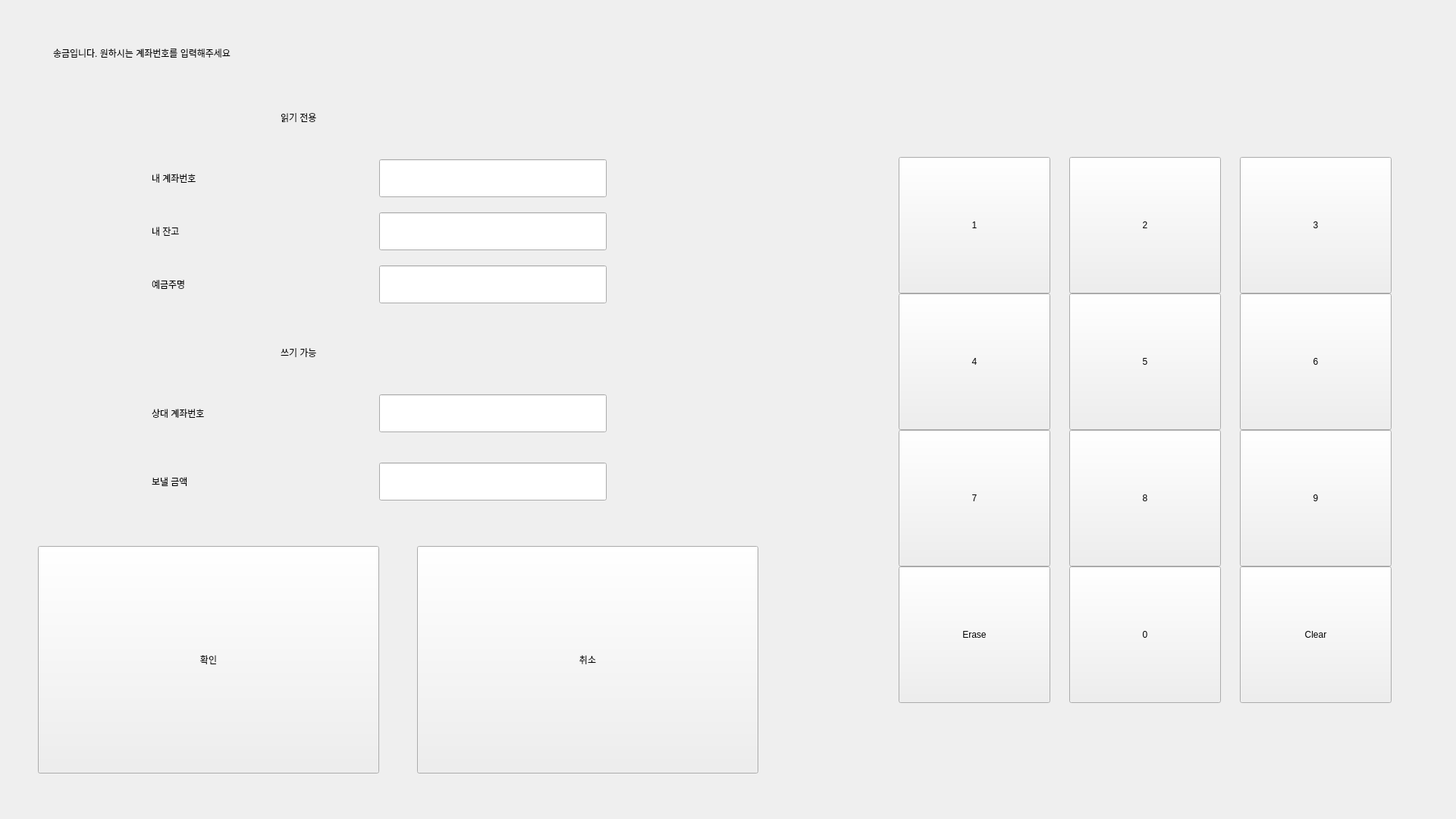
<?xml version="1.0" encoding="UTF-8"?>
<ui version="4.0">
 <class>SendUI</class>
 <widget class="QWidget" name="SendUI">
  <property name="geometry">
   <rect>
    <x>0</x>
    <y>0</y>
    <width>1920</width>
    <height>1080</height>
   </rect>
  </property>
  <property name="windowTitle">
   <string>Form</string>
  </property>
  <widget class="QWidget" name="layoutWidget">
   <property name="geometry">
    <rect>
     <x>1160</x>
     <y>50</y>
     <width>702</width>
     <height>1034</height>
    </rect>
   </property>
   <layout class="QVBoxLayout" name="verticalLayout">
    <property name="spacing">
     <number>30</number>
    </property>
    <property name="bottomMargin">
     <number>0</number>
    </property>
    <item>
     <layout class="QGridLayout" name="gridLayout">
      <property name="spacing">
       <number>0</number>
      </property>
      <item row="3" column="1">
       <widget class="QPushButton" name="num0Button">
        <property name="sizePolicy">
         <sizepolicy hsizetype="Fixed" vsizetype="Fixed">
          <horstretch>0</horstretch>
          <verstretch>0</verstretch>
         </sizepolicy>
        </property>
        <property name="minimumSize">
         <size>
          <width>200</width>
          <height>180</height>
         </size>
        </property>
        <property name="maximumSize">
         <size>
          <width>200</width>
          <height>180</height>
         </size>
        </property>
        <property name="styleSheet">
         <string notr="true">font: 36pt &quot;Sans Serif&quot;;</string>
        </property>
        <property name="text">
         <string>0</string>
        </property>
       </widget>
      </item>
      <item row="1" column="1">
       <widget class="QPushButton" name="num5Button">
        <property name="sizePolicy">
         <sizepolicy hsizetype="Fixed" vsizetype="Fixed">
          <horstretch>0</horstretch>
          <verstretch>0</verstretch>
         </sizepolicy>
        </property>
        <property name="minimumSize">
         <size>
          <width>200</width>
          <height>180</height>
         </size>
        </property>
        <property name="maximumSize">
         <size>
          <width>200</width>
          <height>180</height>
         </size>
        </property>
        <property name="styleSheet">
         <string notr="true">font: 36pt &quot;Sans Serif&quot;;</string>
        </property>
        <property name="text">
         <string>5</string>
        </property>
       </widget>
      </item>
      <item row="2" column="2">
       <widget class="QPushButton" name="num9Button">
        <property name="sizePolicy">
         <sizepolicy hsizetype="Fixed" vsizetype="Fixed">
          <horstretch>0</horstretch>
          <verstretch>0</verstretch>
         </sizepolicy>
        </property>
        <property name="minimumSize">
         <size>
          <width>200</width>
          <height>180</height>
         </size>
        </property>
        <property name="maximumSize">
         <size>
          <width>200</width>
          <height>180</height>
         </size>
        </property>
        <property name="styleSheet">
         <string notr="true">font: 36pt &quot;Sans Serif&quot;;</string>
        </property>
        <property name="text">
         <string>9</string>
        </property>
       </widget>
      </item>
      <item row="0" column="0">
       <widget class="QPushButton" name="num1Button">
        <property name="sizePolicy">
         <sizepolicy hsizetype="Fixed" vsizetype="Fixed">
          <horstretch>0</horstretch>
          <verstretch>0</verstretch>
         </sizepolicy>
        </property>
        <property name="minimumSize">
         <size>
          <width>200</width>
          <height>180</height>
         </size>
        </property>
        <property name="maximumSize">
         <size>
          <width>200</width>
          <height>180</height>
         </size>
        </property>
        <property name="styleSheet">
         <string notr="true">font: 36pt &quot;Sans Serif&quot;;</string>
        </property>
        <property name="text">
         <string>1</string>
        </property>
       </widget>
      </item>
      <item row="1" column="0">
       <widget class="QPushButton" name="num4Button">
        <property name="sizePolicy">
         <sizepolicy hsizetype="Fixed" vsizetype="Fixed">
          <horstretch>0</horstretch>
          <verstretch>0</verstretch>
         </sizepolicy>
        </property>
        <property name="minimumSize">
         <size>
          <width>200</width>
          <height>180</height>
         </size>
        </property>
        <property name="maximumSize">
         <size>
          <width>200</width>
          <height>180</height>
         </size>
        </property>
        <property name="styleSheet">
         <string notr="true">font: 36pt &quot;Sans Serif&quot;;</string>
        </property>
        <property name="text">
         <string>4</string>
        </property>
       </widget>
      </item>
      <item row="0" column="1">
       <widget class="QPushButton" name="num2Button">
        <property name="sizePolicy">
         <sizepolicy hsizetype="Fixed" vsizetype="Fixed">
          <horstretch>0</horstretch>
          <verstretch>0</verstretch>
         </sizepolicy>
        </property>
        <property name="minimumSize">
         <size>
          <width>200</width>
          <height>180</height>
         </size>
        </property>
        <property name="maximumSize">
         <size>
          <width>200</width>
          <height>180</height>
         </size>
        </property>
        <property name="styleSheet">
         <string notr="true">font: 36pt &quot;Sans Serif&quot;;</string>
        </property>
        <property name="text">
         <string>2</string>
        </property>
       </widget>
      </item>
      <item row="3" column="2">
       <widget class="QPushButton" name="clearButton">
        <property name="sizePolicy">
         <sizepolicy hsizetype="Fixed" vsizetype="Fixed">
          <horstretch>0</horstretch>
          <verstretch>0</verstretch>
         </sizepolicy>
        </property>
        <property name="minimumSize">
         <size>
          <width>200</width>
          <height>180</height>
         </size>
        </property>
        <property name="maximumSize">
         <size>
          <width>200</width>
          <height>180</height>
         </size>
        </property>
        <property name="styleSheet">
         <string notr="true">font: 36pt &quot;Sans Serif&quot;;</string>
        </property>
        <property name="text">
         <string>Clear</string>
        </property>
       </widget>
      </item>
      <item row="0" column="2">
       <widget class="QPushButton" name="num3Button">
        <property name="sizePolicy">
         <sizepolicy hsizetype="Fixed" vsizetype="Fixed">
          <horstretch>0</horstretch>
          <verstretch>0</verstretch>
         </sizepolicy>
        </property>
        <property name="minimumSize">
         <size>
          <width>200</width>
          <height>180</height>
         </size>
        </property>
        <property name="maximumSize">
         <size>
          <width>200</width>
          <height>180</height>
         </size>
        </property>
        <property name="styleSheet">
         <string notr="true">font: 36pt &quot;Sans Serif&quot;;</string>
        </property>
        <property name="text">
         <string>3</string>
        </property>
       </widget>
      </item>
      <item row="2" column="0">
       <widget class="QPushButton" name="num7Button">
        <property name="sizePolicy">
         <sizepolicy hsizetype="Fixed" vsizetype="Fixed">
          <horstretch>0</horstretch>
          <verstretch>0</verstretch>
         </sizepolicy>
        </property>
        <property name="minimumSize">
         <size>
          <width>200</width>
          <height>180</height>
         </size>
        </property>
        <property name="maximumSize">
         <size>
          <width>200</width>
          <height>180</height>
         </size>
        </property>
        <property name="styleSheet">
         <string notr="true">font: 36pt &quot;Sans Serif&quot;;</string>
        </property>
        <property name="text">
         <string>7</string>
        </property>
       </widget>
      </item>
      <item row="1" column="2">
       <widget class="QPushButton" name="num6Button">
        <property name="sizePolicy">
         <sizepolicy hsizetype="Fixed" vsizetype="Fixed">
          <horstretch>0</horstretch>
          <verstretch>0</verstretch>
         </sizepolicy>
        </property>
        <property name="minimumSize">
         <size>
          <width>200</width>
          <height>180</height>
         </size>
        </property>
        <property name="maximumSize">
         <size>
          <width>200</width>
          <height>180</height>
         </size>
        </property>
        <property name="styleSheet">
         <string notr="true">font: 36pt &quot;Sans Serif&quot;;</string>
        </property>
        <property name="text">
         <string>6</string>
        </property>
       </widget>
      </item>
      <item row="2" column="1">
       <widget class="QPushButton" name="num8Button">
        <property name="sizePolicy">
         <sizepolicy hsizetype="Fixed" vsizetype="Fixed">
          <horstretch>0</horstretch>
          <verstretch>0</verstretch>
         </sizepolicy>
        </property>
        <property name="minimumSize">
         <size>
          <width>200</width>
          <height>180</height>
         </size>
        </property>
        <property name="maximumSize">
         <size>
          <width>200</width>
          <height>180</height>
         </size>
        </property>
        <property name="styleSheet">
         <string notr="true">font: 36pt &quot;Sans Serif&quot;;</string>
        </property>
        <property name="text">
         <string>8</string>
        </property>
       </widget>
      </item>
      <item row="3" column="0">
       <widget class="QPushButton" name="eraseButton">
        <property name="sizePolicy">
         <sizepolicy hsizetype="Fixed" vsizetype="Fixed">
          <horstretch>0</horstretch>
          <verstretch>0</verstretch>
         </sizepolicy>
        </property>
        <property name="minimumSize">
         <size>
          <width>200</width>
          <height>180</height>
         </size>
        </property>
        <property name="maximumSize">
         <size>
          <width>200</width>
          <height>180</height>
         </size>
        </property>
        <property name="styleSheet">
         <string notr="true">font: 36pt &quot;Sans Serif&quot;;</string>
        </property>
        <property name="text">
         <string>Erase</string>
        </property>
       </widget>
      </item>
     </layout>
    </item>
   </layout>
  </widget>
  <widget class="myLineEdit" name="budgetlineEdit">
   <property name="geometry">
    <rect>
     <x>500</x>
     <y>610</y>
     <width>300</width>
     <height>50</height>
    </rect>
   </property>
   <property name="styleSheet">
    <string notr="true">font: 24pt &quot;Sans Serif&quot;;</string>
   </property>
  </widget>
  <widget class="QLabel" name="namelabel">
   <property name="geometry">
    <rect>
     <x>200</x>
     <y>350</y>
     <width>200</width>
     <height>50</height>
    </rect>
   </property>
   <property name="styleSheet">
    <string notr="true">font: 24pt &quot;Sans Serif&quot;;</string>
   </property>
   <property name="text">
    <string>예금주명</string>
   </property>
  </widget>
  <widget class="myLineEdit" name="targetUIDlineEdit">
   <property name="geometry">
    <rect>
     <x>500</x>
     <y>520</y>
     <width>300</width>
     <height>50</height>
    </rect>
   </property>
   <property name="styleSheet">
    <string notr="true">font: 24pt &quot;Sans Serif&quot;;</string>
   </property>
  </widget>
  <widget class="QLineEdit" name="mynamelineEdit">
   <property name="geometry">
    <rect>
     <x>500</x>
     <y>350</y>
     <width>300</width>
     <height>50</height>
    </rect>
   </property>
   <property name="styleSheet">
    <string notr="true">font: 24pt &quot;Sans Serif&quot;;</string>
   </property>
   <property name="readOnly">
    <bool>true</bool>
   </property>
  </widget>
  <widget class="QLabel" name="UIDlabel">
   <property name="geometry">
    <rect>
     <x>200</x>
     <y>520</y>
     <width>200</width>
     <height>50</height>
    </rect>
   </property>
   <property name="styleSheet">
    <string notr="true">font: 24pt &quot;Sans Serif&quot;;</string>
   </property>
   <property name="text">
    <string>상대 계좌번호</string>
   </property>
  </widget>
  <widget class="QLabel" name="budgetlabel">
   <property name="geometry">
    <rect>
     <x>200</x>
     <y>610</y>
     <width>200</width>
     <height>50</height>
    </rect>
   </property>
   <property name="styleSheet">
    <string notr="true">font: 24pt &quot;Sans Serif&quot;;</string>
   </property>
   <property name="text">
    <string>보낼 금액</string>
   </property>
  </widget>
  <widget class="QLabel" name="label">
   <property name="geometry">
    <rect>
     <x>70</x>
     <y>20</y>
     <width>1081</width>
     <height>100</height>
    </rect>
   </property>
   <property name="styleSheet">
    <string notr="true">font: 36pt &quot;Sans Serif&quot;;</string>
   </property>
   <property name="text">
    <string>송금입니다. 원하시는 계좌번호를 입력해주세요</string>
   </property>
  </widget>
  <widget class="QLineEdit" name="myUIDlineEdit">
   <property name="geometry">
    <rect>
     <x>500</x>
     <y>210</y>
     <width>300</width>
     <height>50</height>
    </rect>
   </property>
   <property name="styleSheet">
    <string notr="true">font: 24pt &quot;Sans Serif&quot;;</string>
   </property>
   <property name="readOnly">
    <bool>true</bool>
   </property>
  </widget>
  <widget class="QLabel" name="UIDlabel_2">
   <property name="geometry">
    <rect>
     <x>200</x>
     <y>210</y>
     <width>200</width>
     <height>50</height>
    </rect>
   </property>
   <property name="styleSheet">
    <string notr="true">font: 24pt &quot;Sans Serif&quot;;</string>
   </property>
   <property name="text">
    <string>내 계좌번호</string>
   </property>
  </widget>
  <widget class="QLineEdit" name="mybudgetlineEdit">
   <property name="geometry">
    <rect>
     <x>500</x>
     <y>280</y>
     <width>300</width>
     <height>50</height>
    </rect>
   </property>
   <property name="styleSheet">
    <string notr="true">font: 24pt &quot;Sans Serif&quot;;</string>
   </property>
   <property name="readOnly">
    <bool>true</bool>
   </property>
  </widget>
  <widget class="QLabel" name="budgetlabel_2">
   <property name="geometry">
    <rect>
     <x>200</x>
     <y>280</y>
     <width>200</width>
     <height>50</height>
    </rect>
   </property>
   <property name="styleSheet">
    <string notr="true">font: 24pt &quot;Sans Serif&quot;;</string>
   </property>
   <property name="text">
    <string>내 잔고</string>
   </property>
  </widget>
  <widget class="QLabel" name="UIDlabel_3">
   <property name="geometry">
    <rect>
     <x>370</x>
     <y>130</y>
     <width>200</width>
     <height>50</height>
    </rect>
   </property>
   <property name="styleSheet">
    <string notr="true">font: 24pt &quot;Sans Serif&quot;;</string>
   </property>
   <property name="text">
    <string>읽기 전용</string>
   </property>
  </widget>
  <widget class="QLabel" name="UIDlabel_4">
   <property name="geometry">
    <rect>
     <x>370</x>
     <y>440</y>
     <width>200</width>
     <height>50</height>
    </rect>
   </property>
   <property name="styleSheet">
    <string notr="true">font: 24pt &quot;Sans Serif&quot;;</string>
   </property>
   <property name="text">
    <string>쓰기 가능</string>
   </property>
  </widget>
  <widget class="QPushButton" name="OKButton">
   <property name="geometry">
    <rect>
     <x>50</x>
     <y>720</y>
     <width>450</width>
     <height>300</height>
    </rect>
   </property>
   <property name="styleSheet">
    <string notr="true">font: 36pt &quot;Sans Serif&quot;;</string>
   </property>
   <property name="text">
    <string>확인</string>
   </property>
  </widget>
  <widget class="QPushButton" name="CancelButton">
   <property name="geometry">
    <rect>
     <x>550</x>
     <y>720</y>
     <width>450</width>
     <height>300</height>
    </rect>
   </property>
   <property name="styleSheet">
    <string notr="true">font: 36pt &quot;Sans Serif&quot;;</string>
   </property>
   <property name="text">
    <string>취소</string>
   </property>
  </widget>
 </widget>
 <customwidgets>
  <customwidget>
   <class>myLineEdit</class>
   <extends>QLineEdit</extends>
   <header>senlib/mylineedit.h</header>
  </customwidget>
 </customwidgets>
 <resources/>
 <connections/>
</ui>
